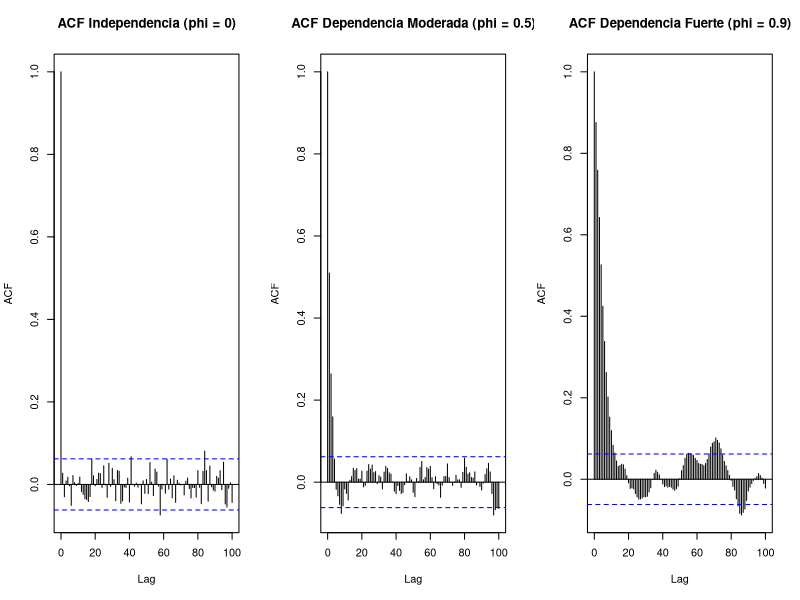
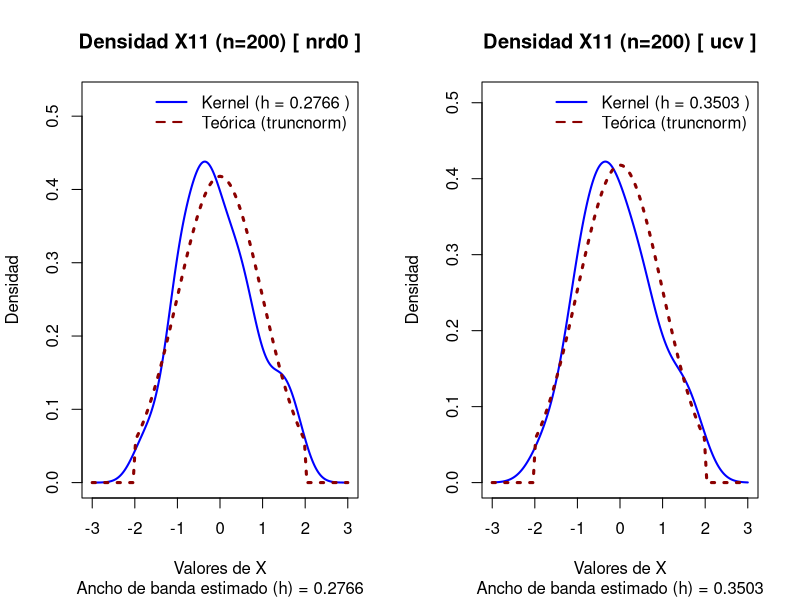
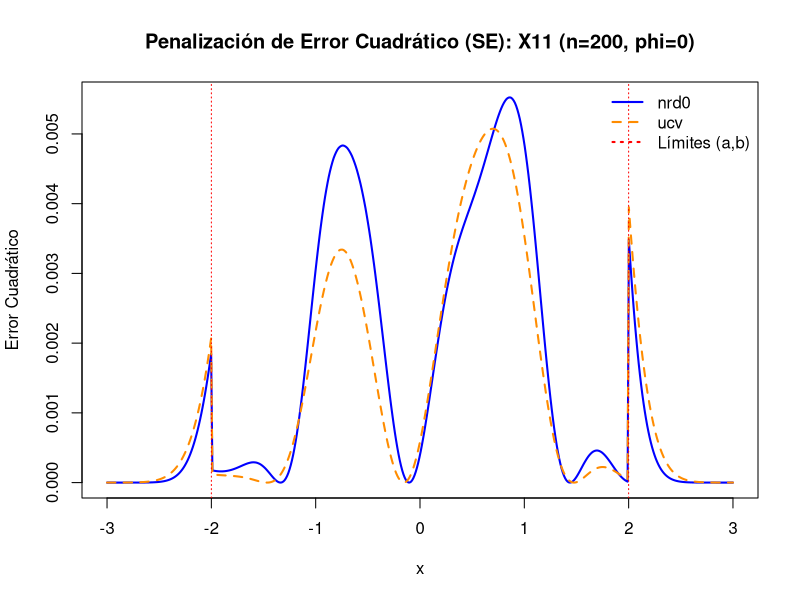
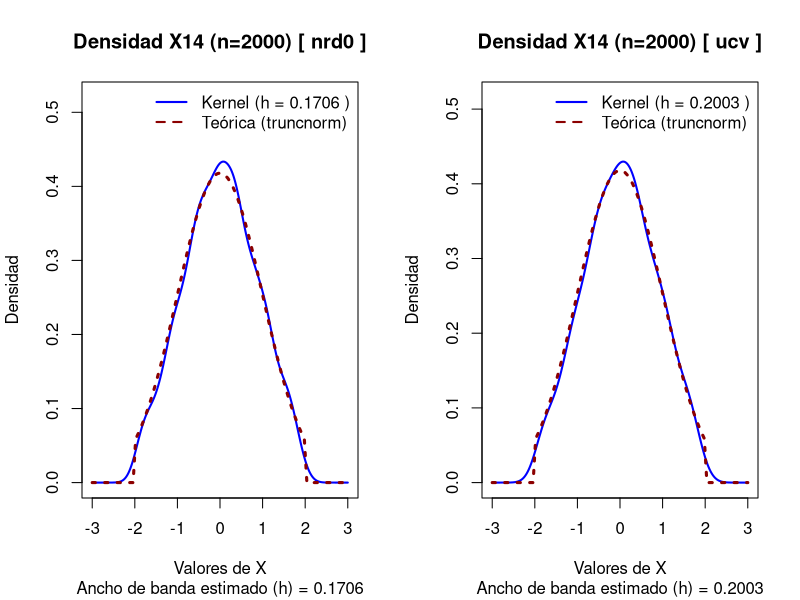
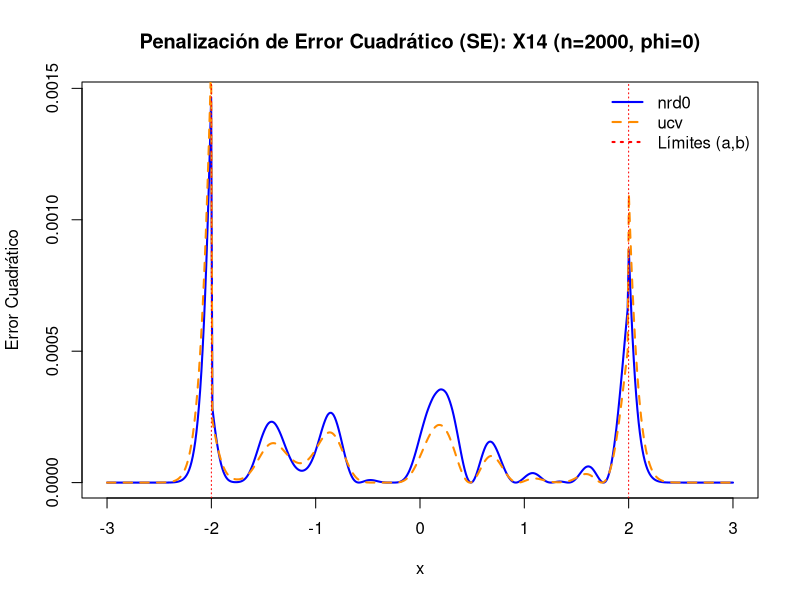
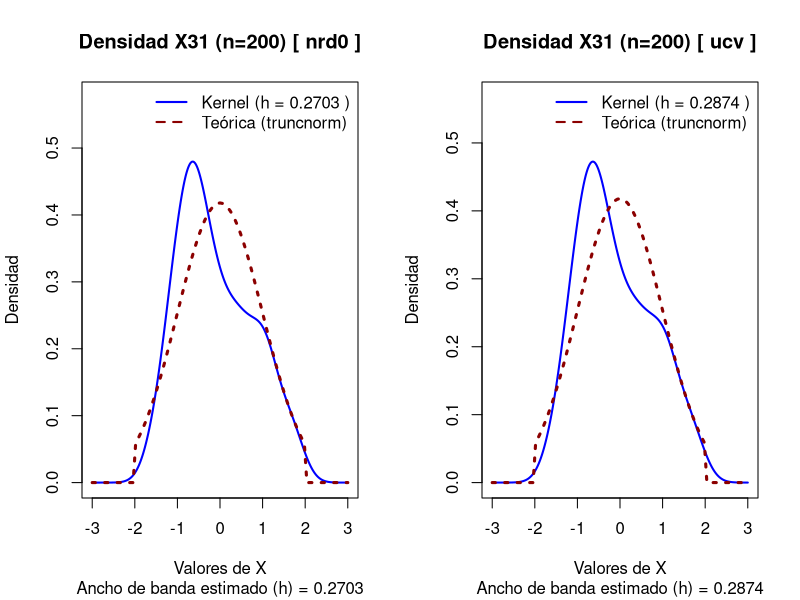
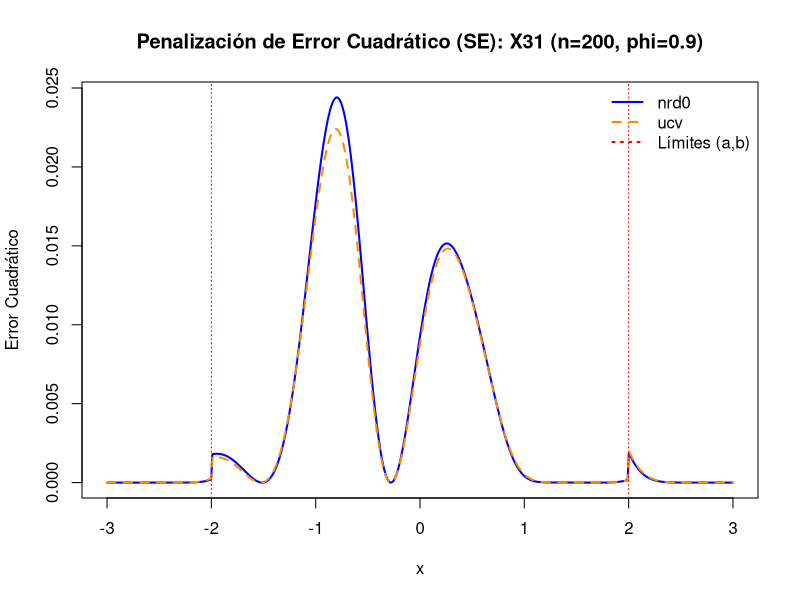
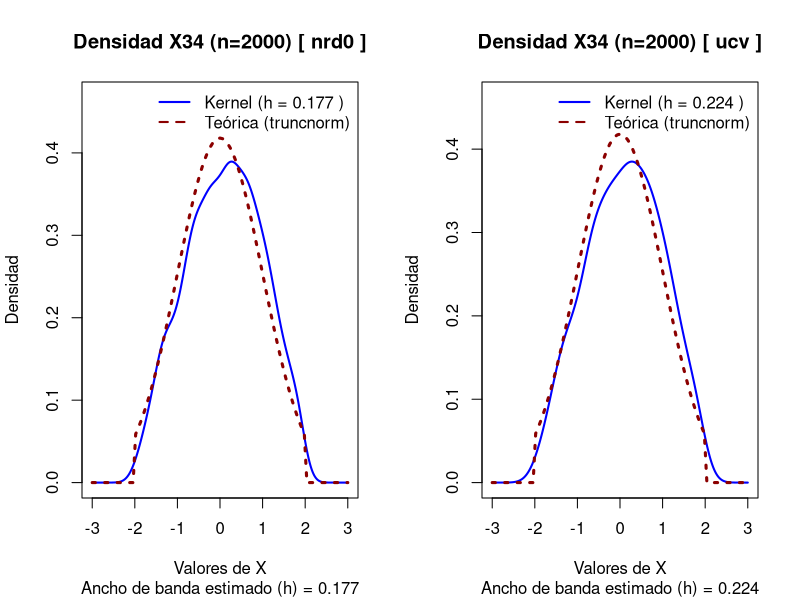

R code for these plots, in order: (Note: this script raises an error after producing the figures.)
## ---- chunk 1
# Configuración global de los chunks
knitr::opts_chunk$set(echo = TRUE, warning = FALSE, message = FALSE, 
                      fig.align = 'center', fig.width = 10, fig.height = 6)

library(truncnorm)
library(doParallel)
library(foreach)
library(truncnorm)
library(ggplot2)
library(dplyr)
library(kableExtra)
# set.seed(1234)

# ==============================================================================
# FUNCIÓN DE SIMULACIÓN (Normal Truncada Dependiente AR(1))
# ==============================================================================
gnormtrunc_dep <- function(nsim, phi, a, b, m, de) {
  # Generacion de AR(1)
  if (phi == 0) {
    Z <- rnorm(nsim) # Si phi es 0, es simplemente ruido blanco estandar
  } else {
    Z <- arima.sim(list(ar=phi), n=nsim) 
  }
  
  # Calculamos la varianza teórica del proceso AR(1)
  sd_Z <- if (phi == 0) 1 else sqrt(1 / (1 - phi^2))
  
  # Generar variables uniformes
  U <- pnorm(Z, mean=0, sd=sd_Z)
  
  # Soporte para la normal truncada, dependiente.
  F_a <- pnorm(a, mean = m, sd = de)
  F_b <- pnorm(b, mean = m, sd = de)
  p <- F_b - F_a
  
  # Inversa de la función de distribución (qnorm) ajustada a la escala
  X = qnorm(p * U + F_a, mean=m, sd=de)
  
  return(X)
}

# ==============================================================================
# FUNCIÓN PARA ESTIMAR LA DENSIDAD
# ==============================================================================

est_dens_func <- function(X, bw_metodo, lim_inf, lim_sup) {
  
  # 1. Calcular estimación de densidad kernel
  # Nota: Es buena práctica fijar 'n' (ej. n = 512) para asegurar el mismo tamaño siempre
  est_dens <- density(X, bw = bw_metodo, from = lim_inf, to = lim_sup, n = 512)
  
  # 2. Extraer el valor numérico de h (ancho de banda) redondeado a 4 decimales
  h_estimado <- round(est_dens$bw, 4)
  
  # 3. Extraer la malla con la que se construyó la estimación
  malla <- est_dens$x
  
  # 4. Extraer las estimaciones de la densidad de la malla
  densidades <- est_dens$y
  
  # 5. Retornar las variables en una lista con nombres descriptivos
  return(list(
    h_estimado = h_estimado,
    malla      = malla,
    densidades = densidades
  ))
}

# ==============================================================================
# FUNCIÓN ASISTENTE PARA SOBREPONER DENSIDADES
# ==============================================================================
graficar_densidades_trunc <- function(densidad_est, bw_metodo, a, b, m, de, titulo = "") {
  
  # 1. Extraer los límites dinámicamente desde la malla ya calculada
  limite_inferior <- min(densidad_est$malla)
  limite_superior <- max(densidad_est$malla)
  
  # 2. Graficar la estimación del Kernel usando los vectores x e y
  plot(x = densidad_est$malla, 
       y = densidad_est$densidades, 
       type = "l", 
       main = paste("Densidad", titulo, "[", bw_metodo, "]"), 
       sub = paste("Ancho de banda estimado (h) =", round(densidad_est$h_estimado, 4)),
       col = "blue", lwd = 2, 
       xlim = c(limite_inferior, limite_superior), # Límites inyectados automáticamente
       ylim = c(0, max(densidad_est$densidades) * 1.2),
       xlab = "Valores de X", ylab = "Densidad")
  
  # 3. Sobreponer la teórica usando el paquete truncnorm
  curve(dtruncnorm(x, a = a, b = b, mean = m, sd = de), 
        col = "darkred", lwd = 3, lty = 3, add = TRUE)
  
  # 4. Leyenda explicativa enriquecida con el valor de h
  legend("topright", 
         legend = c(paste("Kernel (h =", round(densidad_est$h_estimado, 4), ")"), "Teórica (truncnorm)"), 
         col = c("blue", "darkred"), lty = c(1, 2), lwd = 2, bty = "n")
}



# ==============================================================================
# FUNCIÓN DE DIAGNÓSTICO DE ERROR LOCAL (SESGO Y ERROR CUADRÁTICO)
# ==============================================================================
diagnostico_error_local <- function(X, a, b, m, de, lim_inf, lim_sup, titulo = "") {
  # Configurar layout para 2 gráficos apilados verticalmente
  # par(mfrow = c(2, 1), mar = c(4, 4, 3, 1))
  
  # 1. Estimar con ambos métodos forzando la grilla exacta (sin interpolación)
  # Usamos from, to y n=512 para "congelar" la malla
  d_nrd0 <- density(X, bw = "nrd0", from = lim_inf, to = lim_sup, n = 512)
  
  # Suprimimos los warnings de UCV para no saturar la consola en esta fase
  d_ucv  <- suppressWarnings(density(X, bw = "ucv", from = lim_inf, to = lim_sup, n = 512))
  
  # 2. Extraer la malla exacta generada por R y evaluar la densidad teórica ahí
  x_grid <- d_nrd0$x
  y_teo <- dtruncnorm(x_grid, a = a, b = b, mean = m, sd = de)
  
  # 3. GRÁFICO 1: Residuos (Sesgo Local)
  # Calculamos el error directamente sin usar approx()
  sesgo_nrd0 <- d_nrd0$y - y_teo
  sesgo_ucv  <- d_ucv$y - y_teo
  
  # Establecer límites simétricos para el eje Y del sesgo
  y_lim_sesgo <- max(abs(c(sesgo_nrd0, sesgo_ucv)))
  
  # plot(x_grid, sesgo_nrd0, type = "l", col = "blue", lwd = 2,
  #      ylim = c(-y_lim_sesgo, y_lim_sesgo),
  #      ylab = "Residuo (Est - Teo)", xlab = "x",
  #      main = paste("Sesgo Local (Análisis de Bordes):", titulo))
  # lines(x_grid, sesgo_ucv, col = "darkorange", lwd = 2, lty = 2)
  # abline(h = 0, col = "darkgray", lty = 1) # Línea de perfección
  # abline(v = c(a, b), col = "red", lty = 3) # Límites de truncamiento
  # 
  # legend("topright", legend = c("Sesgo nrd0", "Sesgo ucv", "Límites (a,b)"),
  #        col = c("blue", "darkorange", "red"), lty = c(1, 2, 3), lwd = 2, bty = "n")
  
  # 4. GRÁFICO 2: Error Cuadrático Local
  se_nrd0 <- sesgo_nrd0^2
  se_ucv  <- sesgo_ucv^2
  
  plot(x_grid, se_nrd0, type = "l", col = "blue", lwd = 2,
       ylab = "Error Cuadrático", xlab = "x",
       main = paste("Penalización de Error Cuadrático (SE):", titulo))
  lines(x_grid, se_ucv, col = "darkorange", lwd = 2, lty = 2)
  abline(v = c(a, b), col = "red", lty = 3)
  legend("topright", legend = c("nrd0", "ucv", "Límites (a,b)"),
         col = c("blue", "darkorange", "red"), lty = c(1, 2, 3), lwd = 2, bty = "n")
  
  # Restaurar layout gráfico a la normalidad
  par(mfrow = c(1, 1), mar = c(5, 4, 4, 2) + 0.1)
}

## ---- chunk 2
# Generamos una muestra de n=1000 para ilustrar los tres escenarios de dependencia
par(mfrow=c(1,3))
set.seed(1234)
Z_indep <- arima.sim(list(ar=0), n=1000)
acf(Z_indep, lag.max = 100, main="ACF Independencia (phi = 0)")

Z_mod   <- arima.sim(list(ar=0.5), n=1000)
acf(Z_mod,lag.max = 100,main="ACF Dependencia Moderada (phi = 0.5)")

Z_fuerte <- arima.sim(list(ar=0.9), n=1000)
acf(Z_fuerte, lag.max = 100, main="ACF Dependencia Fuerte (phi = 0.9)")
par(mfrow=c(1,1))

## ---- chunk 3
set.seed(1234)
X11 <- gnormtrunc_dep(nsim = 200, phi = 0, a = -2, b = 2, m = 0, de = 1)
dens_nrd0_X11 <- est_dens_func(X11, "nrd0", lim_inf = -3, lim_sup = 3)
dens_ucv_X11  <- suppressWarnings(est_dens_func(X11, "ucv", lim_inf = -3, lim_sup = 3))

## ---- chunk 4
par(mfrow=c(1,2))
graficar_densidades_trunc(dens_nrd0_X11, "nrd0", a = -2, b = 2, m = 0, de = 1, titulo = "X11 (n=200)")
graficar_densidades_trunc(dens_ucv_X11, "ucv",  a = -2, b = 2, m = 0, de = 1, titulo = "X11 (n=200)")
par(mfrow=c(1,1))

## ---- chunk 5
diagnostico_error_local(X11, a = -2, b = 2, m = 0, de = 1, lim_inf = -3, lim_sup = 3, titulo = "X11 (n=200, phi=0)")

## ---- chunk 6
set.seed(4321)
X14 <- gnormtrunc_dep(nsim = 2000, phi = 0, a = -2, b = 2, m = 0, de = 1)
dens_nrd0_X14 <- est_dens_func(X14, "nrd0", lim_inf = -3, lim_sup = 3)
dens_ucv_X14  <- suppressWarnings(est_dens_func(X14, "ucv", lim_inf = -3, lim_sup = 3))

## ---- chunk 7
par(mfrow=c(1,2))
graficar_densidades_trunc(dens_nrd0_X14, "nrd0", a = -2, b = 2, m = 0, de = 1, titulo = "X14 (n=2000)")
graficar_densidades_trunc(dens_ucv_X14, "ucv",  a = -2, b = 2, m = 0, de = 1, titulo = "X14 (n=2000)")
par(mfrow=c(1,1))

## ---- chunk 8
diagnostico_error_local(X14, a = -2, b = 2, m = 0, de = 1, lim_inf = -3, lim_sup = 3, titulo = "X14 (n=2000, phi=0)")

## ---- chunk 9
set.seed(9876)
X31 <- gnormtrunc_dep(nsim = 200, phi = 0.9, a = -2, b = 2, m = 0, de = 1)
dens_nrd0_X31 <- est_dens_func(X31, "nrd0", lim_inf = -3, lim_sup = 3)
dens_ucv_X31  <- suppressWarnings(est_dens_func(X31, "ucv", lim_inf = -3, lim_sup = 3))

## ---- chunk 10
par(mfrow=c(1,2))
graficar_densidades_trunc(dens_nrd0_X31, "nrd0", a = -2, b = 2, m = 0, de = 1, titulo = "X31 (n=200)")
graficar_densidades_trunc(dens_ucv_X31, "ucv",  a = -2, b = 2, m = 0, de = 1, titulo = "X31 (n=200)")
par(mfrow=c(1,1))

## ---- chunk 11
diagnostico_error_local(X31, a = -2, b = 2, m = 0, de = 1, lim_inf = -3, lim_sup = 3, titulo = "X31 (n=200, phi=0.9)")

## ---- chunk 12
set.seed(5678)
X34 <- gnormtrunc_dep(nsim = 2000, phi = 0.9, a = -2, b = 2, m = 0, de = 1)
dens_nrd0_X34 <- est_dens_func(X34, "nrd0", lim_inf = -3, lim_sup = 3)
dens_ucv_X34  <- suppressWarnings(est_dens_func(X34, "ucv", lim_inf = -3, lim_sup = 3))

## ---- chunk 13
par(mfrow=c(1,2))
graficar_densidades_trunc(dens_nrd0_X34, "nrd0", a = -2, b = 2, m = 0, de = 1, titulo = "X34 (n=2000)")
graficar_densidades_trunc(dens_ucv_X34, "ucv",  a = -2, b = 2, m = 0, de = 1, titulo = "X34 (n=2000)")
par(mfrow=c(1,1))

## ---- chunk 14
diagnostico_error_local(X34, a = -2, b = 2, m = 0, de = 1, lim_inf = -3, lim_sup = 3, titulo = "X34 (n=2000, phi=0.9)")

## ---- chunk 15
# ==============================================================================
# 1. PARÁMETROS DEL ESTUDIO DE SIMULACIÓN
# ==============================================================================
n_vals <- c(200, 500, 1000, 2000)
phi_vals <- c(0, 0.5, 0.9)
M <- 1000

# Parámetros fijos de la distribución truncada y la malla de estimación
a_t <- -2
b_t <- 2
m_t <- 0
de_t <- 1

# Parámetros estrictos de la malla (Garantizan comparabilidad)
lim_inf <- -3
lim_sup <- 3
n_grid <- 512

# Pre-asignar un data.frame vacío para guardar el resumen final
resultados_mise <- data.frame(
  n = integer(),
  phi = numeric(),
  metodo = character(),
  mise = numeric()
)


# Pre-asignar un data.frame vacío para TODOS los errores (serán 24,000 filas)
resultados_completos <- data.frame(
  n = factor(),
  phi = factor(),
  metodo = character(),
  eci = numeric()
)

# ==============================================================================
# 2. CONFIGURACIÓN DEL CLÚSTER PARALELO
# ==============================================================================
# Detectar núcleos disponibles dejando uno libre para la estabilidad del sistema
num_cores <- max(1, parallel::detectCores() - 1)
cl <- makeCluster(num_cores)
registerDoParallel(cl)

# ==============================================================================
# 3. BUCLE PRINCIPAL (MONTE CARLO PARALELIZADO)
# ==============================================================================
# Fijamos una sola semilla global inicial para todo el experimento
set.seed(999) 

for (phi in phi_vals) {
  for (n in n_vals) {
    
    # foreach divide las M iteraciones entre los núcleos de forma simultánea
    errores_mc <- foreach(m = 1:M, .combine = 'rbind', .packages = c("truncnorm", "stats")) %dopar% {
      
      # 1. Generar la muestra estocástica
      X <- gnormtrunc_dep(nsim = n, phi = phi, a = a_t, b = b_t, m = m_t, de = de_t)
      
      # 2. Estimaciones clásicas forzando la malla estricta [-3, 3] con 512 puntos
      d_nrd0 <- density(X, bw = "nrd0", from = lim_inf, to = lim_sup, n = n_grid)
      
      # tryCatch previene que validación cruzada aborte todo el script si no converge
      d_ucv <- tryCatch({
        suppressWarnings(density(X, bw = "ucv", from = lim_inf, to = lim_sup, n = n_grid))
      }, error = function(e) {
        # Si ucv falla por ruido excesivo en la muestra, retorna nrd0 para esa réplica
        return(d_nrd0) 
      })
      
      # 3. Extraer la malla exacta (idéntica en cada iteración) y evaluar la densidad teórica
      x_grid <- d_nrd0$x
      y_teo <- dtruncnorm(x_grid, a = a_t, b = b_t, mean = m_t, sd = de_t)
      
      # 4. Calcular el Error Cuadrático Integrado (ECI) 
      # Se usa la aproximación geométrica (suma de Riemann) sobre la malla
      delta_x <- x_grid[2] - x_grid[1]
      eci_nrd0 <- sum((d_nrd0$y - y_teo)^2) * delta_x
      eci_ucv  <- sum((d_ucv$y - y_teo)^2) * delta_x
      
      # Retornar los errores de esta iteración específica
      c(eci_nrd0, eci_ucv)
    }
    
    # 5. Calcular el MISE promediando los ECI de las M réplicas
    mise_nrd0 <- mean(errores_mc[, 1])
    mise_ucv  <- mean(errores_mc[, 2])
    
    # 6. Guardar los resultados del MISE
    resultados_mise <- rbind(resultados_mise, 
                             data.frame(n = n, phi = phi, metodo = "Silverman (nrd0)", mise = mise_nrd0),
                             data.frame(n = n, phi = phi, metodo = "UCV", mise = mise_ucv))
    
    # -------------------------------------------------------------------------
    # 7. NUEVO: Guardar TODOS los ECI individuales en lugar de solo el promedio
    # Esto va ADENTRO del bucle de "n"
    # -------------------------------------------------------------------------
    
    # Creamos un data.frame temporal para Silverman
    df_nrd0 <- data.frame(
      n = as.factor(n), 
      phi = paste("Dependencia (phi) =", phi), 
      metodo = "Silverman", 
      eci = errores_mc[, 1]
    )
    
    # Creamos un data.frame temporal para UCV
    df_ucv <- data.frame(
      n = as.factor(n), 
      phi = paste("Dependencia (phi) =", phi), 
      metodo = "UCV", 
      eci = errores_mc[, 2]
    )
    
    # Unimos al data.frame maestro
    resultados_completos <- rbind(resultados_completos, df_nrd0, df_ucv)
    
  } # Cierra el bucle de "n"
} # Cierra el bucle de "phi"

# Detener el clúster paralelo para liberar recursos del procesador
stopCluster(cl)

# # ==============================================================================
# # 4. PRESENTACIÓN DE RESULTADOS
# # ==============================================================================
# # Renombrar columnas para la salida académica
# colnames(resultados_mise) <- c("Tamaño Muestral (n)", "Dependencia (phi)", "Selector Empírico", "MISE")
# 
# # Generar la tabla limpia en HTML/PDF
# knitr::kable(resultados_mise, digits = 6, align = "c", 
#              caption = "Error Cuadrático Medio Integrado (MISE) para selectores clásicos sobre una malla fija de 512 puntos, basado en 1000 iteraciones de Monte Carlo.")

# Renombrar columnas para la salida académica
colnames(resultados_mise) <- c("Tamaño Muestral (n)", "Dependencia (phi)", "Selector Empírico", "MISE")

# Generar la tabla con estética APA para HTML
knitr::kable(resultados_mise, 
             format = "html",
             digits = 6, 
             align = "c", 
             booktabs = TRUE, # Regla clave para las líneas horizontales estilo APA
             escape = FALSE,  # Permite usar etiquetas HTML en el título
             caption = "<b>Tabla 1</b><br><i>Error Cuadrático Medio Integrado (MISE) para selectores clásicos sobre una malla fija de 512 puntos, basado en 1000 iteraciones de Monte Carlo.</i>") %>%
  kable_classic(full_width = FALSE, html_font = "Times New Roman") %>%
  row_spec(0, bold = TRUE) # Pone los nombres de las columnas en negrita
## ---- chunk 16
library(ggplot2)

# Gráfico de Líneas y Puntos para el MISE usando los nombres de columnas actualizados
grafico_mise <- ggplot(resultados_mise, aes(x = factor(`Tamaño Muestral (n)`), 
                                            y = MISE, 
                                            color = `Selector Empírico`, 
                                            group = `Selector Empírico`)) +
  # Agregamos las líneas y los puntos
  geom_line(linewidth = 1) +
  geom_point(size = 3) +
  # Separamos por nivel de dependencia (phi) usando el nuevo nombre de la columna
  facet_wrap(~ paste("Dependencia (phi) =", `Dependencia (phi)`), scales = "free_y", ncol = 1) + 
  # Colores sobrios y académicos
  scale_color_manual(values = c("Silverman (nrd0)" = "#2c3e50", "UCV" = "#e74c3c")) +
  # Etiquetas formales
  labs(
    title = "Comportamiento del Error Cuadrático Medio Integrado (MISE)",
    x = "Tamaño Muestral (n)",
    y = "MISE",
    color = "Selector de Ventana:"
  ) +
  # Tema estricto para tesis
  theme_bw() +
  theme(
    legend.position = "top",
    plot.title = element_text(face = "bold", hjust = 0.5, size = 14),
    axis.title = element_text(face = "bold"),
    strip.text = element_text(size = 11, face = "bold"),
    strip.background = element_rect(fill = "#f4f6f7", color = "black"),
    panel.grid.minor = element_blank(), # Elimina líneas de cuadrícula innecesarias
    panel.border = element_rect(color = "black", linewidth = 1)
  )

print(grafico_mise)
## ---- chunk 17
library(ggplot2)

# Gráfico de Cajas Comparativo Optimizado para Tesis
grafico_cajas <- ggplot(resultados_completos, aes(x = n, y = eci, fill = metodo)) +
  # Ajuste de las líneas de la caja y transparencia de outliers para no saturar la tinta
  geom_boxplot(alpha = 0.8, outlier.size = 0.8, outlier.alpha = 0.4, 
               color = "black", linewidth = 0.5) +
  # NUEVO: Agregar la media (MISE) como un rombo blanco para contrastar con la mediana
  # stat_summary(fun = mean, geom = "point", shape = 23, size = 2, 
  #              fill = "white", color = "black", 
  #              position = position_dodge(width = 0.75)) +
  # Separar paneles permitiendo que el eje Y escale independientemente
  facet_wrap(~ phi, scales = "free_y", ncol = 1) + 
  # Tonos sobrios, elegantes y aptos para impresión (color ciego amigable)
  scale_fill_manual(values = c("Silverman" = "#4A5568", "UCV" = "#E53E3E")) +
  # Etiquetas formales
  labs(
    title = "Distribución empírica del Error Cuadrático Integrado (ECI)",
    # subtitle = "Variabilidad estocástica y sesgo bajo dependencia AR(1) (El rombo central indica el MISE)",
    x = "Tamaño Muestral (n)",
    y = "Error Cuadrático Integrado (ECI)",
    fill = "Selector de Ventana:"
  ) +
  # Usar theme_bw en lugar de minimal asegura recuadros negros delimitadores (ideal para tesis)
  theme_bw(base_size = 12) +
  theme(
    # Leyenda enmarcada y bien posicionada
    legend.position = "top",
    legend.title = element_text(face = "bold"),
    legend.background = element_rect(color = "black", linewidth = 0.3),
    # Títulos centrados
    plot.title = element_text(face = "bold", hjust = 0.5, size = 14),
    plot.subtitle = element_text(hjust = 0.5, size = 11, color = "gray30"),
    # Ejes con fuerte contraste
    axis.title = element_text(face = "bold"),
    axis.text = element_text(color = "black"),
    # Estilo de las cabeceras de cada panel (strip)
    strip.text = element_text(size = 11, face = "bold"),
    strip.background = element_rect(fill = "#f4f6f7", color = "black", linewidth = 1),
    # Bordes estrictos y limpieza de cuadrícula secundaria
    panel.border = element_rect(color = "black", linewidth = 1),
    panel.grid.minor = element_blank()
  )

print(grafico_cajas)
